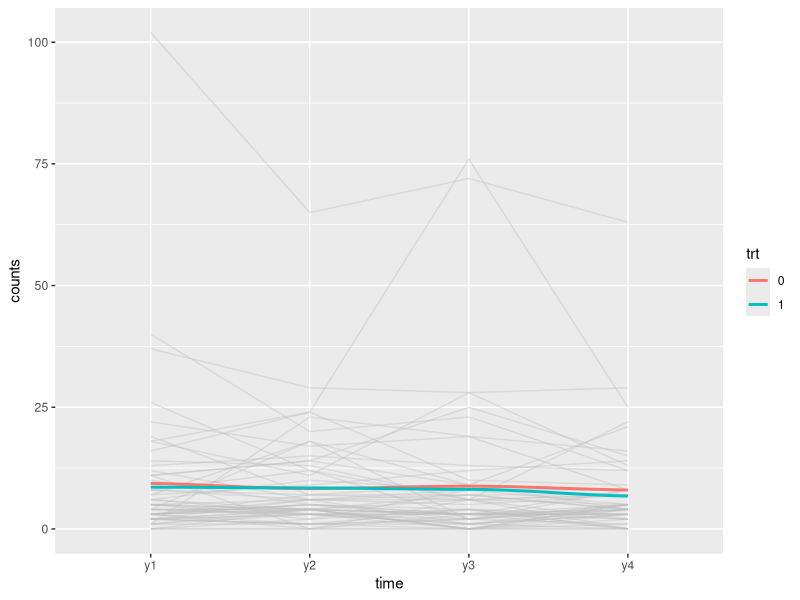
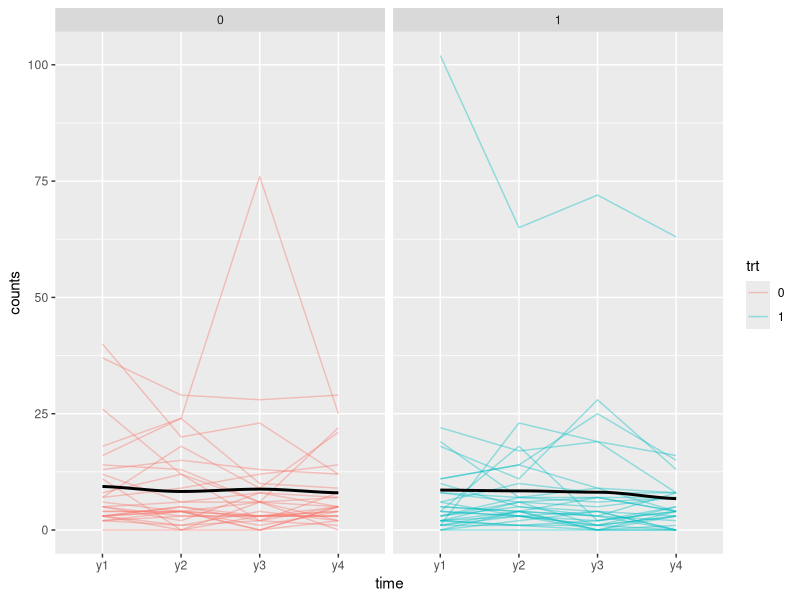
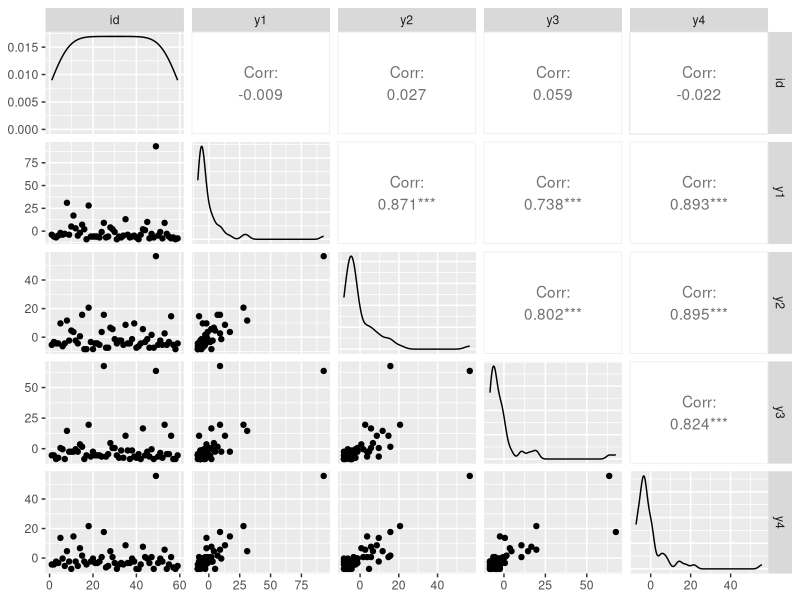

R code for these plots, in order:
## ---- chunk 1
knitr::opts_chunk$set(include = TRUE, echo = TRUE, warning = FALSE)

library(geepack)
library(GGally)
library(ggplot2)
library(tidyr)
library(tidyverse)

## ---- chunk 2
data(seizure)
seizure$id = 1:dim(seizure)[1]
data = pivot_longer(data = seizure, cols = c("y1", "y2", "y3", "y4"), names_to = "time", values_to = "counts")
data$trt = factor(data$trt)

if ((dim(data)[1] / 4) == dim(seizure)[1]) {
  print("The data is balanced.")
} else {
  print("The data is unbalanced.")
}

## ---- chunk 3
data %>%
  ggplot(aes(time, counts)) +
  geom_line(alpha = 0.4, aes(group = id), colour = "gray") +
  stat_smooth(aes(group = trt, color = trt), method = loess, geom = "line", fun.y = mean, size = 1)

data %>%
  ggplot(aes(time, counts)) +
  geom_line(alpha = 0.4, aes(group = id, color = trt)) +
  stat_smooth(aes(group = trt), method = loess, geom = "line", fun.y = mean, size = 1) +
  facet_wrap(~ trt)

## ---- chunk 4
seizure_residuals = data %>%
  group_by(time) %>%
  mutate(mean = mean(counts)) %>%
  ungroup() %>%
  mutate(residuals = counts - mean) %>%
  select(id, time, residuals)

seizure_residuals_wide = seizure_residuals %>%
  pivot_wider(
    names_from = time,
    values_from = residuals
  )

ggpairs(seizure_residuals_wide)
